Frame 1 (no input): blank canvas, image omitted
Frame 60 (the mouse pressed at the canvas centre just before this capture): blank canvas, image omitted
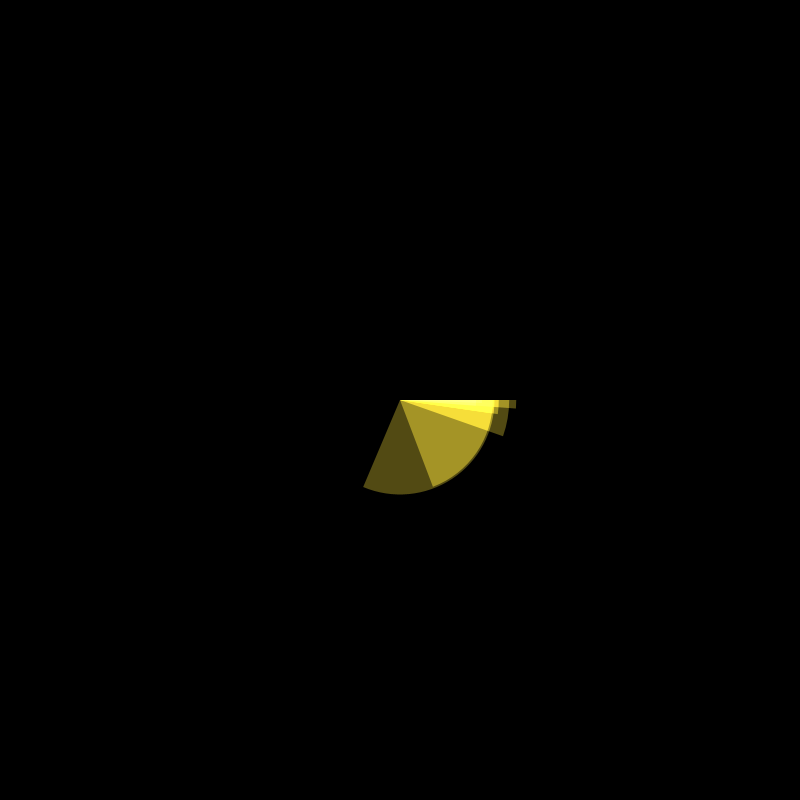
Frame 120 (the mouse held since frame 60 and released just before this capture)

The Processing sketch whose frames 1 and 60 were blank and that drew this single picture after the mouse press (run headless with seeded random() and noise(); from frame 60 on, the mouse is pressed at the canvas centre):

// Processing sketch: bases_poo_graphiques_arcs
// ── bases_poo_graphiques_arcs.pde
// renaud.jean-francois(arobas)uqam(point)ca
// Syntaxe Processing version 3.5.4
// lundi, 5 octobre 2020

// Clics de souris sur la surface du sketch génèrent des groupes de figures en arc de cercle

ArrayList<Arc> arcs = new ArrayList<Arc>();

void setup() {
  size(800, 800);
  fill(255);
  noStroke();
}

void draw() {
  background(0);

  // la boucle fonctionne à rebours dans la liste
  for (int i = arcs.size() - 1; i >= 0; i--) {
    arcs.get(i).update();
    arcs.get(i).display();
  }

  // Optionnel
  blendMode(ADD);
}

void mousePressed() {
  int nbRepetition = int (random(3, 10));
  for (int i = 0; i < nbRepetition; i++) {
    arcs.add(new Arc(mouseX, mouseY));
  }
  //println(arcs.size());
}

class Arc {
  // variables membres
  int posx, posy;
  float taille, angle, vitesseAngle;

  // constructeurs
  Arc(int _posx, int _posy) {
    posx = _posx;
    posy = _posy;

    taille = 100 + random(50, 200);
    angle = 360;

    vitesseAngle = random(0.9, 0.985);
  }

  // Deux méthodes : update et display
  void update() {
    if (angle > 1) {
      angle *= vitesseAngle;
    } else {
      angle = 0;
    }
  }

  void display() {
    noStroke();
    fill(210, 190, 50, 100);

    arc(posx, posy, taille, taille, 0, radians(angle), PIE);

    if (angle == 0) {
      arcs.remove(this);
      //println(arcs.size());
    }
  }
}
